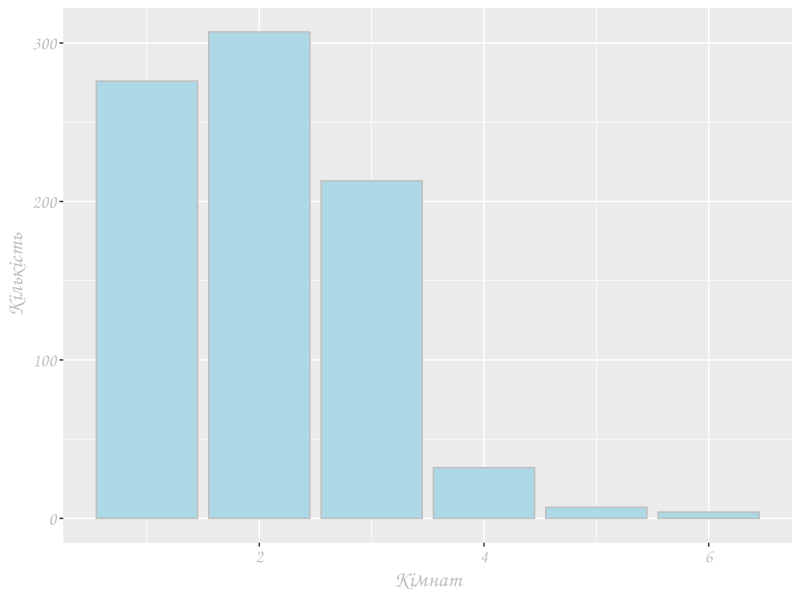
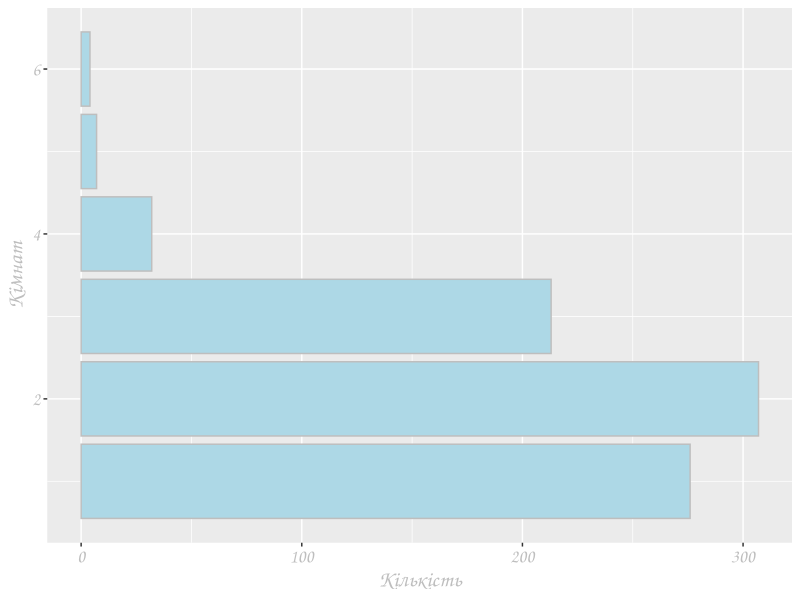
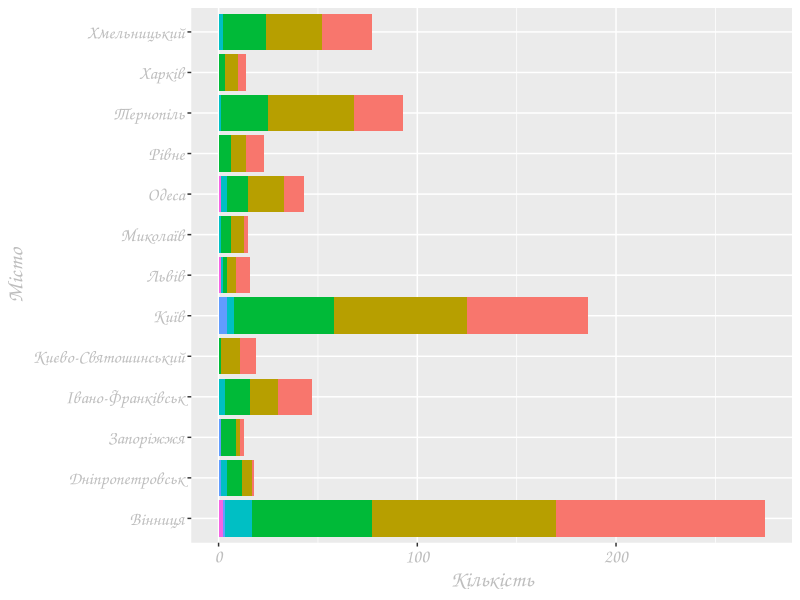
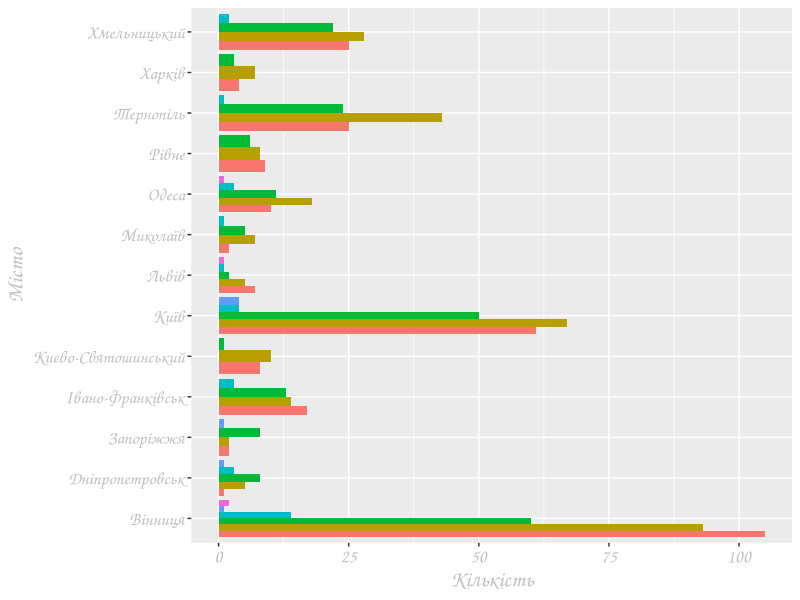
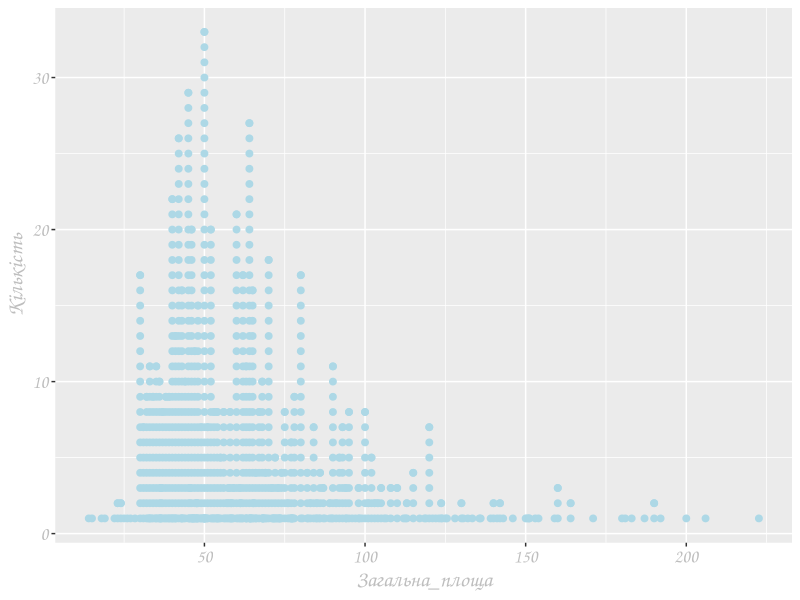
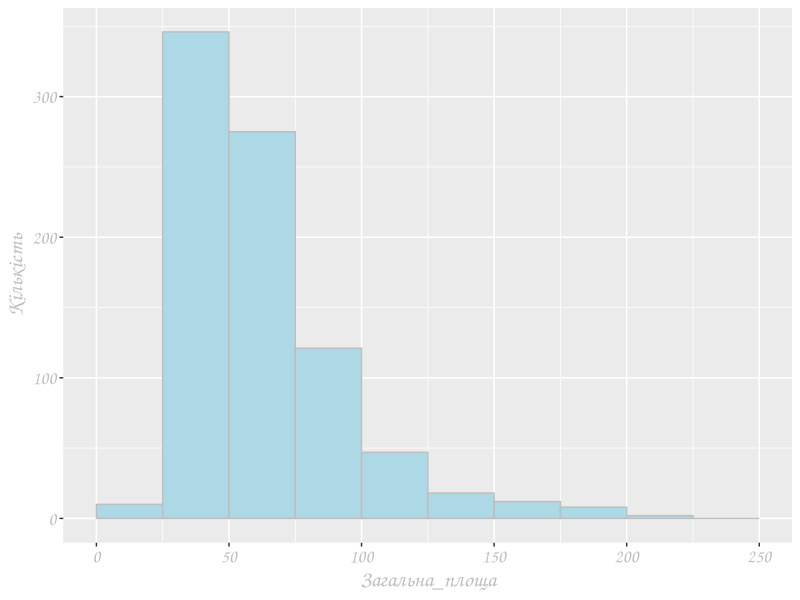
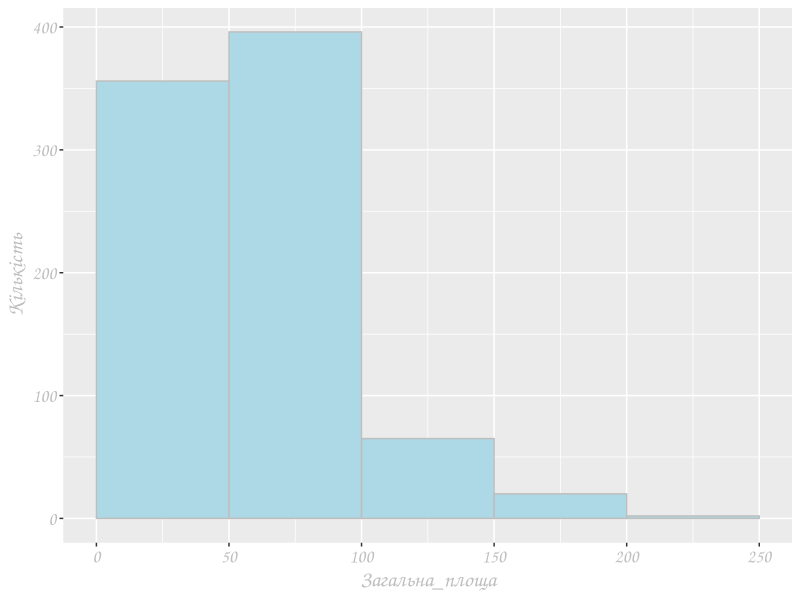
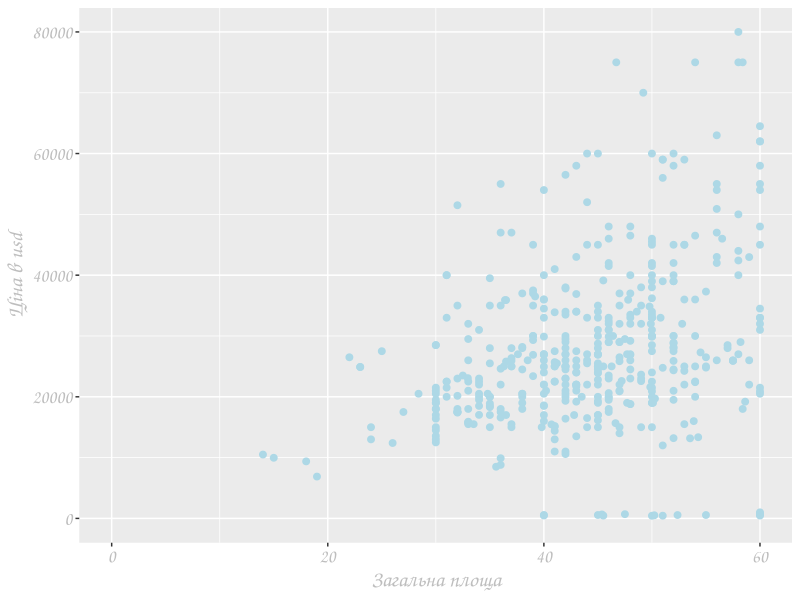

Source code (R) for these figures, in order:
## ---- chunk 1
library(ggplot2)
library(dplyr)

theme_xkcd <- theme(
  #panel.background = element_rect(fill="white"),
  #axis.ticks = element_line(colour=NA),
  #panel.grid = element_line(colour="blue", size=3),
  axis.text.y = element_text(colour="grey"),
  axis.text.x = element_text(colour="grey"),
  axis.title.y = element_text(colour="grey"),
  title = element_text(colour="grey"),
  text = element_text(size=16, family="Comic Sans MS")
)

flats <- read.csv("flats.csv", dec=",")

## ---- chunk 2
library(knitr)
kable(head(flats[,c(2:5)]))

## ---- chunk 3
library(dplyr)
library(knitr)

res <- flats %>%
  count(Місто)
kable(res)

## ---- chunk 4
p <- ggplot(flats, aes(x=Кімнат)) + 
  geom_bar(fill="lightblue",
                 col="grey") +
  ylab('Кількість')+
  theme_xkcd
p

p <- ggplot(flats, aes(x=Кімнат)) + 
  geom_bar(fill="lightblue",
                 col="grey") +
  coord_flip() +
  ylab('Кількість')+
  theme_xkcd
p

## ---- chunk 5
p <- ggplot(flats, aes(x=Місто, fill=factor(Кімнат))) + 
  geom_bar(position="stack") +
  ylab('Кількість')+
  coord_flip()+
  theme_xkcd + theme(legend.position="none")

p


p <- ggplot(flats, aes(x=Місто, fill=factor(Кімнат))) + 
  geom_bar(position="dodge") +
  ylab('Кількість')+
  coord_flip()+
  theme_xkcd + theme(legend.position="none")

p
## ---- chunk 6

res <- flats %>%
  count(Загальна_площа)
res <- data.frame(res)
res1 <- res
add_data <- res1

for (i in 1:nrow(res1)){
  if (res1$n[i] > 1){
    for (j in 1:res1$n[i]){
      new_data <- c(res$Загальна_площа[i], j)
      add_data <- rbind(add_data, new_data)
    }
  }
}


p <- ggplot(add_data, aes(x=Загальна_площа, y=n)) + 
  geom_point(col='lightblue', size=2) +
  ylab('Кількість')+
  theme_xkcd
p

## ---- chunk 7
p <- ggplot(flats, aes(x=Загальна_площа)) + 
  geom_histogram(breaks=seq(0, 250, by = 25),
                 fill="lightblue",
                 col="grey") +
  ylab('Кількість')+
  theme_xkcd
p

## ---- chunk 8
p <- ggplot(flats, aes(x=Загальна_площа)) + 
  geom_histogram(breaks=seq(0, 250, by = 50),
                 fill="lightblue",
                 col="grey") +
  ylab('Кількість')+
  theme_xkcd
p

## ---- chunk 9

flats$Ціна_usd <- flats$Ціна/25
p <- ggplot(flats, aes(x=Загальна_площа, y=Ціна_usd)) + 
  xlim(c(0, 60))  + ylim(c(0, 80000)) +
  geom_point(col='lightblue', size=2) +
  xlab('Загальна площа') + ylab('Ціна в usd') +
  theme_xkcd
p

## ---- chunk 10
vnz <- read.csv("vnz.csv", dec=",", header = FALSE)
p <- ggplot(vnz, aes(x=V1, y=V3+V2)) + 
  geom_line(colour="blue") +
  ylim(c(0, 1200)) +
  ylab('Кількість')+
  xlab('')+
  ggtitle('Кількість ВНЗ в Україні, 1990-2015')+
  theme_xkcd
p

## ---- chunk 11

подало_заяв <- c(900, 100)
прийнято <- c(450, 80)

dep_a <- data_frame(подало_заяв, прийнято)
dep_a$відсоток_прийнятих  <- dep_a$прийнято/dep_a$подало_заяв *100
row.names(dep_a) <- c("чоловіки", "жінки")

kable(dep_a)


## ---- chunk 12

подало_заяв <- c(100, 900)
прийнято <- c(10, 180)

dep_b <- data_frame(подало_заяв, прийнято)
dep_b$відсоток_прийнятих  <- dep_b$прийнято/dep_b$подало_заяв *100
row.names(dep_b) <- c("чоловіки", "жінки")

kable(dep_b)

## ---- chunk 13

подало_заяв <- c(1000, 1000)
прийнято <- c(460, 260)

dep_a_b <- data_frame(подало_заяв, прийнято)
dep_a_b$відсоток_прийнятих  <- dep_a_b$прийнято/dep_a_b$подало_заяв *100
row.names(dep_a_b) <- c("чоловіки", "жінки")

kable(dep_a_b)
